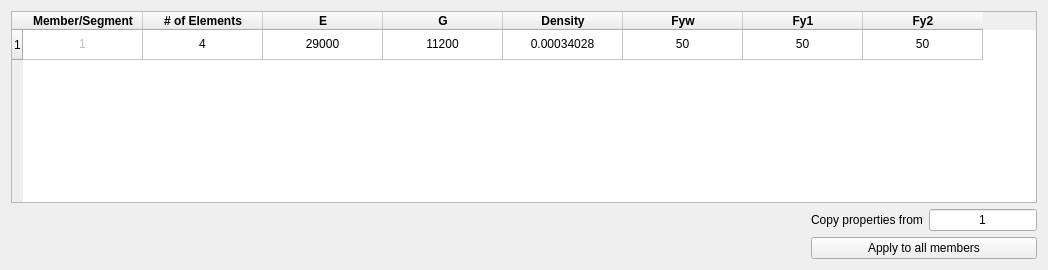
      <widget class="QWidget" name="Mem_properties_tab">
       <attribute name="title">
        <string>Member Properties</string>
       </attribute>
       <layout class="QVBoxLayout" name="verticalLayout_5">
        <item>
         <widget class="QTableWidget" name="Member_Properties_Table">
          <property name="dragDropMode">
           <enum>QAbstractItemView::DragDrop</enum>
          </property>
          <property name="alternatingRowColors">
           <bool>true</bool>
          </property>
          <attribute name="horizontalHeaderDefaultSectionSize">
           <number>120</number>
          </attribute>
          <row>
           <property name="text">
            <string>1</string>
           </property>
          </row>
          <column>
           <property name="text">
            <string>Member/Segment</string>
           </property>
           <property name="font">
            <font>
             <weight>75</weight>
             <bold>true</bold>
            </font>
           </property>
          </column>
          <column>
           <property name="text">
            <string># of Elements</string>
           </property>
           <property name="font">
            <font>
             <weight>75</weight>
             <bold>true</bold>
            </font>
           </property>
          </column>
          <column>
           <property name="text">
            <string>E</string>
           </property>
           <property name="font">
            <font>
             <weight>75</weight>
             <bold>true</bold>
            </font>
           </property>
          </column>
          <column>
           <property name="text">
            <string>G</string>
           </property>
           <property name="font">
            <font>
             <weight>75</weight>
             <bold>true</bold>
            </font>
           </property>
          </column>
          <column>
           <property name="text">
            <string>Density</string>
           </property>
           <property name="font">
            <font>
             <weight>75</weight>
             <bold>true</bold>
            </font>
           </property>
          </column>
          <column>
           <property name="text">
            <string>Fyw</string>
           </property>
           <property name="font">
            <font>
             <weight>75</weight>
             <bold>true</bold>
            </font>
           </property>
          </column>
          <column>
           <property name="text">
            <string>Fy1</string>
           </property>
           <property name="font">
            <font>
             <weight>75</weight>
             <bold>true</bold>
            </font>
           </property>
          </column>
          <column>
           <property name="text">
            <string>Fy2</string>
           </property>
           <property name="font">
            <font>
             <weight>75</weight>
             <bold>true</bold>
            </font>
           </property>
          </column>
          <item row="0" column="0">
           <property name="text">
            <string>1</string>
           </property>
           <property name="textAlignment">
            <set>AlignCenter</set>
           </property>
           <property name="flags">
            <set>ItemIsDragEnabled|ItemIsUserCheckable</set>
           </property>
          </item>
          <item row="0" column="1">
           <property name="text">
            <string>4</string>
           </property>
           <property name="textAlignment">
            <set>AlignCenter</set>
           </property>
          </item>
          <item row="0" column="2">
           <property name="text">
            <string>29000</string>
           </property>
           <property name="textAlignment">
            <set>AlignCenter</set>
           </property>
          </item>
          <item row="0" column="3">
           <property name="text">
            <string>11200</string>
           </property>
           <property name="textAlignment">
            <set>AlignCenter</set>
           </property>
          </item>
          <item row="0" column="4">
           <property name="text">
            <string>0.00034028</string>
           </property>
           <property name="textAlignment">
            <set>AlignCenter</set>
           </property>
          </item>
          <item row="0" column="5">
           <property name="text">
            <string>50</string>
           </property>
           <property name="textAlignment">
            <set>AlignCenter</set>
           </property>
          </item>
          <item row="0" column="6">
           <property name="text">
            <string>50</string>
           </property>
           <property name="textAlignment">
            <set>AlignCenter</set>
           </property>
          </item>
          <item row="0" column="7">
           <property name="text">
            <string>50</string>
           </property>
           <property name="textAlignment">
            <set>AlignCenter</set>
           </property>
          </item>
         </widget>
        </item>
        <item>
         <layout class="QHBoxLayout" name="horizontalLayout_12">
          <item>
           <spacer name="horizontalSpacer_5">
            <property name="orientation">
             <enum>Qt::Horizontal</enum>
            </property>
            <property name="sizeType">
             <enum>QSizePolicy::Expanding</enum>
            </property>
            <property name="sizeHint" stdset="0">
             <size>
              <width>800</width>
              <height>20</height>
             </size>
            </property>
           </spacer>
          </item>
          <item>
           <layout class="QVBoxLayout" name="verticalLayout_3">
            <item>
             <layout class="QGridLayout" name="gridLayout_10">
              <item row="0" column="0">
               <widget class="QLabel" name="Member_prop_copy">
                <property name="text">
                 <string>Copy properties from</string>
                </property>
               </widget>
              </item>
              <item row="0" column="1">
               <widget class="QLineEdit" name="Member_prop_line_edit">
                <property name="text">
                 <string>1</string>
                </property>
                <property name="alignment">
                 <set>Qt::AlignCenter</set>
                </property>
               </widget>
              </item>
             </layout>
            </item>
            <item>
             <widget class="QPushButton" name="Apply_all_member_properties">
              <property name="text">
               <string>Apply to all members</string>
              </property>
             </widget>
            </item>
           </layout>
          </item>
         </layout>
        </item>
       </layout>
      </widget>
